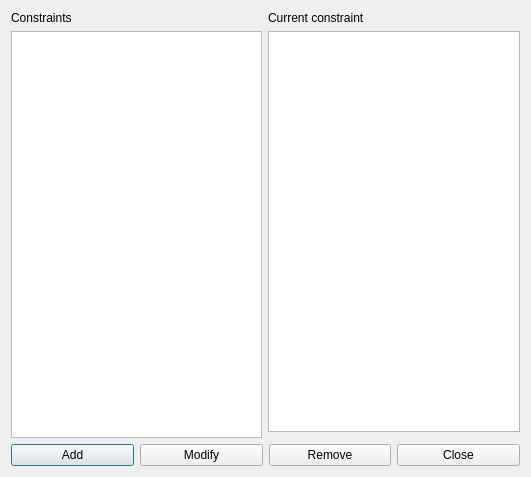
<?xml version="1.0" encoding="UTF-8"?>
<ui version="4.0">
 <class>ConstraintStudentsMaxRoomChangesPerDayInIntervalForm_template</class>
 <widget class="QDialog" name="ConstraintStudentsMaxRoomChangesPerDayInIntervalForm_template">
  <property name="geometry">
   <rect>
    <x>0</x>
    <y>0</y>
    <width>531</width>
    <height>477</height>
   </rect>
  </property>
  <property name="windowTitle">
   <string extracomment="This is the title of the dialog to see the list of all constraints of this type">Constraints students max room changes per day in interval</string>
  </property>
  <layout class="QGridLayout" name="gridLayout_2">
   <item row="0" column="0" rowspan="2">
    <layout class="QVBoxLayout" name="verticalLayout">
     <item>
      <widget class="QLabel" name="constraintsTextLabel">
       <property name="frameShape">
        <enum>QFrame::NoFrame</enum>
       </property>
       <property name="frameShadow">
        <enum>QFrame::Plain</enum>
       </property>
       <property name="text">
        <string>Constraints</string>
       </property>
       <property name="wordWrap">
        <bool>false</bool>
       </property>
      </widget>
     </item>
     <item>
      <widget class="QListWidget" name="constraintsListWidget"/>
     </item>
    </layout>
   </item>
   <item row="0" column="1">
    <layout class="QVBoxLayout" name="verticalLayout_2">
     <item>
      <widget class="QLabel" name="currentConstraintTextLabel">
       <property name="text">
        <string>Current constraint</string>
       </property>
       <property name="wordWrap">
        <bool>false</bool>
       </property>
      </widget>
     </item>
     <item>
      <widget class="QPlainTextEdit" name="currentConstraintTextEdit"/>
     </item>
    </layout>
   </item>
   <item row="2" column="0" colspan="2">
    <layout class="QHBoxLayout" name="horizontalLayout">
     <item>
      <widget class="QPushButton" name="addConstraintPushButton">
       <property name="text">
        <string>Add</string>
       </property>
      </widget>
     </item>
     <item>
      <widget class="QPushButton" name="modifyConstraintPushButton">
       <property name="text">
        <string>Modify</string>
       </property>
      </widget>
     </item>
     <item>
      <widget class="QPushButton" name="removeConstraintPushButton">
       <property name="text">
        <string>Remove</string>
       </property>
      </widget>
     </item>
     <item>
      <widget class="QPushButton" name="closePushButton">
       <property name="text">
        <string>Close</string>
       </property>
      </widget>
     </item>
    </layout>
   </item>
  </layout>
 </widget>
 <layoutdefault spacing="6" margin="11"/>
 <resources/>
 <connections/>
</ui>
